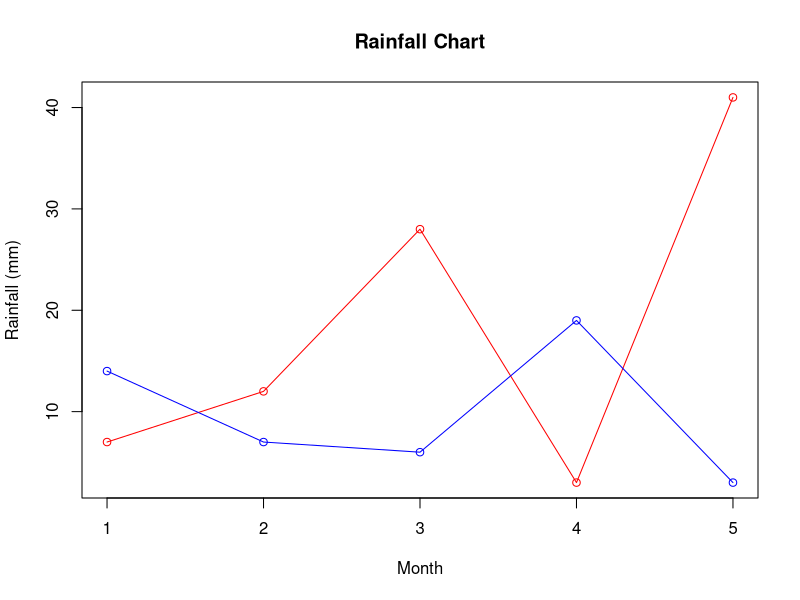

Generate this figure with R:
v <- c(7,12,28,3,41)
t <- c(14,7,6,19,3)
plot(v,type = "o",col = "red", xlab = "Month", ylab = "Rainfall (mm)", 
   main = "Rainfall Chart")
lines(t, type = "o", col = "blue")
